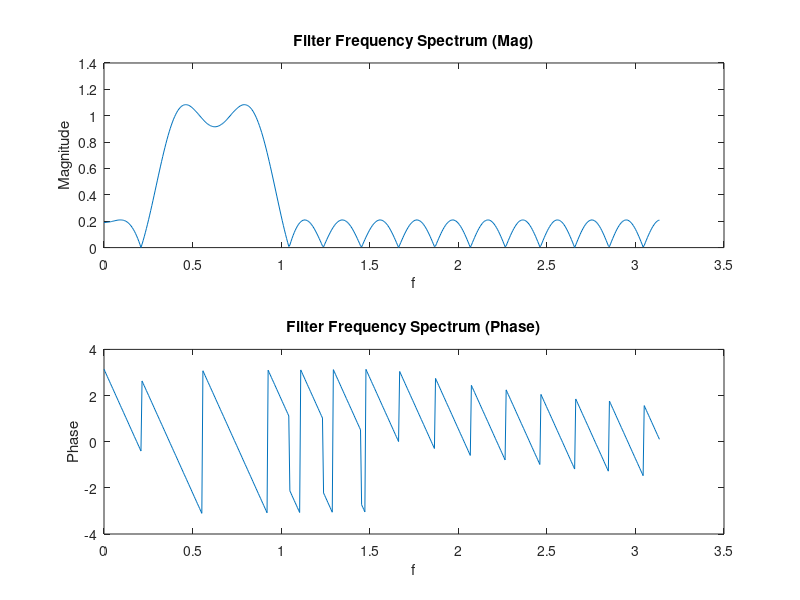
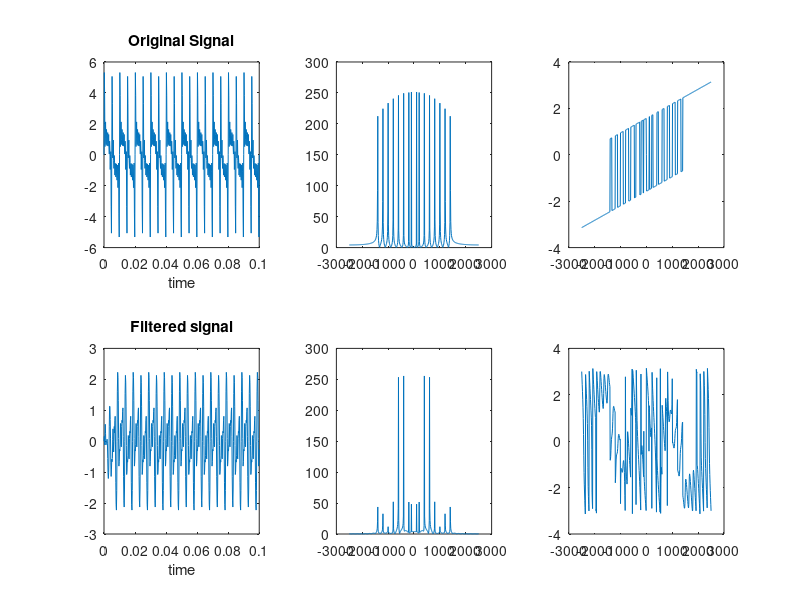
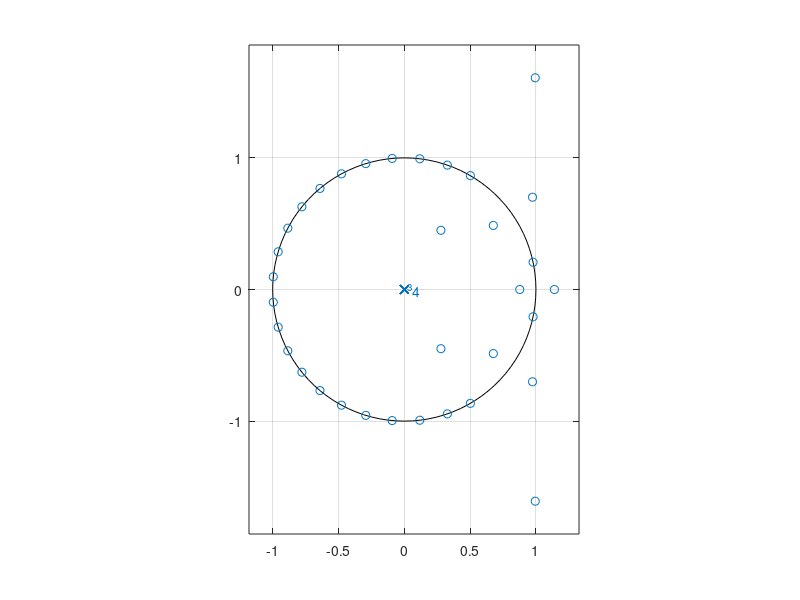

Write MATLAB code to recreate these figures, in order.
%bpf
clear;
fs= 5000;
fpass = [300 700];
dp = 0.08;
fstop = [200 800];
ds = 0.2;

dev = [ 0.2 0.08 0.2];
frequ = [200 300 700 800];
a = [0 1 0];
[n,fo,ao,w] = firpmord(frequ,a,dev,fs);
b = firpm(n,fo,ao,w);
[h,w] = freqz(b);

figure;
subplot(2,1,1);
plot(w,abs(h));
ylabel('Magnitude');
xlabel('f');
title('Filter Frequency Spectrum (Mag)')
subplot(2,1,2);
plot(w,angle(h));
ylabel('Phase');
xlabel('f');
title('Filter Frequency Spectrum (Phase)')


f = [100 200 400 600 800 1000 1200 1400];
fs = 5000;
t = 0:1/fs:0.1;
x = sin(2*pi*f'*t);
x = sum(x);

y = filter(b,1,x);
ymag = abs(fftshift(fft(y)));
yang = angle(fftshift(fft(y)));
fre = -fs/2:10:fs/2;


figure;
subplot(2,3,1);
plot(t,x);
xlabel('time');
title('Original Signal');
subplot(2,3,2)
plot(fre,abs(fftshift(fft(x))));
subplot(2,3,3)
plot(fre,angle(fftshift(fft(x))));
subplot(2,3,4)
plot(t,y);
xlabel('time');
title('Filtered signal');
subplot(2,3,5)
plot(fre,ymag);
subplot(2,3,6)
plot(fre,yang);

figure;
zplane(b);